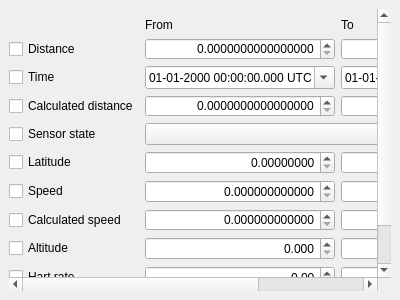
<?xml version="1.0" encoding="UTF-8"?>
<ui version="4.0">
 <class>DockWidget</class>
 <widget class="QDockWidget" name="DockWidget">
  <property name="geometry">
   <rect>
    <x>0</x>
    <y>0</y>
    <width>400</width>
    <height>300</height>
   </rect>
  </property>
  <property name="allowedAreas">
   <set>Qt::LeftDockWidgetArea|Qt::RightDockWidgetArea</set>
  </property>
  <property name="windowTitle">
   <string>Filter</string>
  </property>
  <widget class="QWidget" name="dockWidgetContents">
   <layout class="QVBoxLayout" name="verticalLayout">
    <item>
     <widget class="QScrollArea" name="scrollArea_5">
      <property name="frameShape">
       <enum>QFrame::NoFrame</enum>
      </property>
      <property name="frameShadow">
       <enum>QFrame::Plain</enum>
      </property>
      <property name="lineWidth">
       <number>0</number>
      </property>
      <property name="widgetResizable">
       <bool>true</bool>
      </property>
      <widget class="QWidget" name="scrollAreaWidgetContents_5">
       <property name="geometry">
        <rect>
         <x>0</x>
         <y>0</y>
         <width>485</width>
         <height>320</height>
        </rect>
       </property>
       <layout class="QGridLayout" name="gridLayout">
        <property name="leftMargin">
         <number>0</number>
        </property>
        <property name="rightMargin">
         <number>9</number>
        </property>
        <item row="1" column="1">
         <widget class="QDoubleSpinBox" name="doubleSpinBox_31">
          <property name="minimumSize">
           <size>
            <width>0</width>
            <height>22</height>
           </size>
          </property>
          <property name="maximumSize">
           <size>
            <width>16777215</width>
            <height>22</height>
           </size>
          </property>
          <property name="sizeIncrement">
           <size>
            <width>50</width>
            <height>0</height>
           </size>
          </property>
          <property name="alignment">
           <set>Qt::AlignRight|Qt::AlignTrailing|Qt::AlignVCenter</set>
          </property>
          <property name="specialValueText">
           <string/>
          </property>
          <property name="decimals">
           <number>16</number>
          </property>
          <property name="maximum">
           <double>999999.000000000000000</double>
          </property>
          <property name="stepType">
           <enum>QAbstractSpinBox::AdaptiveDecimalStepType</enum>
          </property>
         </widget>
        </item>
        <item row="2" column="0">
         <widget class="QCheckBox" name="checkBox_2">
          <property name="text">
           <string>Time</string>
          </property>
          <property name="checked">
           <bool>false</bool>
          </property>
         </widget>
        </item>
        <item row="0" column="1">
         <widget class="QLabel" name="label_169">
          <property name="text">
           <string>From</string>
          </property>
         </widget>
        </item>
        <item row="7" column="1">
         <widget class="QDoubleSpinBox" name="doubleSpinBox_25">
          <property name="minimumSize">
           <size>
            <width>0</width>
            <height>22</height>
           </size>
          </property>
          <property name="maximumSize">
           <size>
            <width>16777215</width>
            <height>22</height>
           </size>
          </property>
          <property name="sizeIncrement">
           <size>
            <width>50</width>
            <height>0</height>
           </size>
          </property>
          <property name="alignment">
           <set>Qt::AlignRight|Qt::AlignTrailing|Qt::AlignVCenter</set>
          </property>
          <property name="specialValueText">
           <string/>
          </property>
          <property name="decimals">
           <number>12</number>
          </property>
          <property name="maximum">
           <double>999999.000000000000000</double>
          </property>
          <property name="stepType">
           <enum>QAbstractSpinBox::AdaptiveDecimalStepType</enum>
          </property>
         </widget>
        </item>
        <item row="10" column="2">
         <widget class="QDoubleSpinBox" name="doubleSpinBox_16">
          <property name="minimumSize">
           <size>
            <width>0</width>
            <height>22</height>
           </size>
          </property>
          <property name="maximumSize">
           <size>
            <width>16777215</width>
            <height>22</height>
           </size>
          </property>
          <property name="sizeIncrement">
           <size>
            <width>50</width>
            <height>0</height>
           </size>
          </property>
          <property name="alignment">
           <set>Qt::AlignRight|Qt::AlignTrailing|Qt::AlignVCenter</set>
          </property>
          <property name="specialValueText">
           <string/>
          </property>
          <property name="decimals">
           <number>8</number>
          </property>
          <property name="maximum">
           <double>999999.000000000000000</double>
          </property>
          <property name="stepType">
           <enum>QAbstractSpinBox::AdaptiveDecimalStepType</enum>
          </property>
         </widget>
        </item>
        <item row="5" column="2">
         <widget class="QDoubleSpinBox" name="doubleSpinBox_22">
          <property name="sizeIncrement">
           <size>
            <width>50</width>
            <height>0</height>
           </size>
          </property>
          <property name="alignment">
           <set>Qt::AlignRight|Qt::AlignTrailing|Qt::AlignVCenter</set>
          </property>
          <property name="specialValueText">
           <string/>
          </property>
          <property name="decimals">
           <number>8</number>
          </property>
          <property name="maximum">
           <double>999999.000000000000000</double>
          </property>
          <property name="stepType">
           <enum>QAbstractSpinBox::AdaptiveDecimalStepType</enum>
          </property>
         </widget>
        </item>
        <item row="3" column="0">
         <widget class="QCheckBox" name="checkBox_3">
          <property name="text">
           <string>Calculated distance</string>
          </property>
          <property name="checked">
           <bool>false</bool>
          </property>
         </widget>
        </item>
        <item row="10" column="0">
         <widget class="QCheckBox" name="checkBox_10">
          <property name="text">
           <string>Longitude</string>
          </property>
          <property name="checked">
           <bool>false</bool>
          </property>
         </widget>
        </item>
        <item row="7" column="0">
         <widget class="QCheckBox" name="checkBox_7">
          <property name="text">
           <string>Calculated speed</string>
          </property>
          <property name="checked">
           <bool>false</bool>
          </property>
         </widget>
        </item>
        <item row="2" column="2">
         <widget class="QDateTimeEdit" name="dateTimeEdit_4">
          <property name="sizeIncrement">
           <size>
            <width>50</width>
            <height>0</height>
           </size>
          </property>
          <property name="specialValueText">
           <string/>
          </property>
          <property name="currentSection">
           <enum>QDateTimeEdit::DaySection</enum>
          </property>
          <property name="displayFormat">
           <string>dd-MM-yyyy HH:mm:ss.zzz t</string>
          </property>
          <property name="calendarPopup">
           <bool>true</bool>
          </property>
          <property name="timeSpec">
           <enum>Qt::UTC</enum>
          </property>
         </widget>
        </item>
        <item row="3" column="1">
         <widget class="QDoubleSpinBox" name="doubleSpinBox_27">
          <property name="minimumSize">
           <size>
            <width>0</width>
            <height>22</height>
           </size>
          </property>
          <property name="maximumSize">
           <size>
            <width>16777215</width>
            <height>22</height>
           </size>
          </property>
          <property name="sizeIncrement">
           <size>
            <width>50</width>
            <height>0</height>
           </size>
          </property>
          <property name="alignment">
           <set>Qt::AlignRight|Qt::AlignTrailing|Qt::AlignVCenter</set>
          </property>
          <property name="specialValueText">
           <string/>
          </property>
          <property name="decimals">
           <number>16</number>
          </property>
          <property name="maximum">
           <double>999999.000000000000000</double>
          </property>
          <property name="stepType">
           <enum>QAbstractSpinBox::AdaptiveDecimalStepType</enum>
          </property>
         </widget>
        </item>
        <item row="9" column="0">
         <widget class="QCheckBox" name="checkBox_9">
          <property name="text">
           <string>Hart rate</string>
          </property>
          <property name="checked">
           <bool>false</bool>
          </property>
         </widget>
        </item>
        <item row="3" column="2">
         <widget class="QDoubleSpinBox" name="doubleSpinBox_28">
          <property name="minimumSize">
           <size>
            <width>0</width>
            <height>22</height>
           </size>
          </property>
          <property name="maximumSize">
           <size>
            <width>16777215</width>
            <height>22</height>
           </size>
          </property>
          <property name="sizeIncrement">
           <size>
            <width>50</width>
            <height>0</height>
           </size>
          </property>
          <property name="alignment">
           <set>Qt::AlignRight|Qt::AlignTrailing|Qt::AlignVCenter</set>
          </property>
          <property name="specialValueText">
           <string/>
          </property>
          <property name="decimals">
           <number>16</number>
          </property>
          <property name="maximum">
           <double>999999.000000000000000</double>
          </property>
          <property name="stepType">
           <enum>QAbstractSpinBox::AdaptiveDecimalStepType</enum>
          </property>
         </widget>
        </item>
        <item row="8" column="2">
         <widget class="QDoubleSpinBox" name="doubleSpinBox_24">
          <property name="sizeIncrement">
           <size>
            <width>50</width>
            <height>0</height>
           </size>
          </property>
          <property name="alignment">
           <set>Qt::AlignRight|Qt::AlignTrailing|Qt::AlignVCenter</set>
          </property>
          <property name="specialValueText">
           <string/>
          </property>
          <property name="decimals">
           <number>3</number>
          </property>
          <property name="maximum">
           <double>999999.000000000000000</double>
          </property>
          <property name="stepType">
           <enum>QAbstractSpinBox::AdaptiveDecimalStepType</enum>
          </property>
         </widget>
        </item>
        <item row="6" column="1">
         <widget class="QDoubleSpinBox" name="doubleSpinBox_29">
          <property name="sizeIncrement">
           <size>
            <width>50</width>
            <height>0</height>
           </size>
          </property>
          <property name="alignment">
           <set>Qt::AlignRight|Qt::AlignTrailing|Qt::AlignVCenter</set>
          </property>
          <property name="specialValueText">
           <string/>
          </property>
          <property name="decimals">
           <number>12</number>
          </property>
          <property name="maximum">
           <double>999999.000000000000000</double>
          </property>
          <property name="stepType">
           <enum>QAbstractSpinBox::AdaptiveDecimalStepType</enum>
          </property>
         </widget>
        </item>
        <item row="8" column="0">
         <widget class="QCheckBox" name="checkBox_8">
          <property name="text">
           <string>Altitude</string>
          </property>
          <property name="checked">
           <bool>false</bool>
          </property>
         </widget>
        </item>
        <item row="4" column="0">
         <widget class="QCheckBox" name="checkBox_4">
          <property name="text">
           <string>Sensor state</string>
          </property>
          <property name="checked">
           <bool>false</bool>
          </property>
         </widget>
        </item>
        <item row="7" column="2">
         <widget class="QDoubleSpinBox" name="doubleSpinBox_26">
          <property name="minimumSize">
           <size>
            <width>0</width>
            <height>22</height>
           </size>
          </property>
          <property name="maximumSize">
           <size>
            <width>16777215</width>
            <height>22</height>
           </size>
          </property>
          <property name="sizeIncrement">
           <size>
            <width>50</width>
            <height>0</height>
           </size>
          </property>
          <property name="alignment">
           <set>Qt::AlignRight|Qt::AlignTrailing|Qt::AlignVCenter</set>
          </property>
          <property name="specialValueText">
           <string/>
          </property>
          <property name="decimals">
           <number>12</number>
          </property>
          <property name="maximum">
           <double>999999.000000000000000</double>
          </property>
          <property name="stepType">
           <enum>QAbstractSpinBox::AdaptiveDecimalStepType</enum>
          </property>
         </widget>
        </item>
        <item row="9" column="2">
         <widget class="QDoubleSpinBox" name="doubleSpinBox_18">
          <property name="sizeIncrement">
           <size>
            <width>50</width>
            <height>0</height>
           </size>
          </property>
          <property name="alignment">
           <set>Qt::AlignRight|Qt::AlignTrailing|Qt::AlignVCenter</set>
          </property>
          <property name="specialValueText">
           <string/>
          </property>
          <property name="maximum">
           <double>999999.000000000000000</double>
          </property>
          <property name="stepType">
           <enum>QAbstractSpinBox::AdaptiveDecimalStepType</enum>
          </property>
         </widget>
        </item>
        <item row="1" column="2">
         <widget class="QDoubleSpinBox" name="doubleSpinBox_32">
          <property name="minimumSize">
           <size>
            <width>0</width>
            <height>22</height>
           </size>
          </property>
          <property name="maximumSize">
           <size>
            <width>16777215</width>
            <height>22</height>
           </size>
          </property>
          <property name="sizeIncrement">
           <size>
            <width>50</width>
            <height>0</height>
           </size>
          </property>
          <property name="alignment">
           <set>Qt::AlignRight|Qt::AlignTrailing|Qt::AlignVCenter</set>
          </property>
          <property name="specialValueText">
           <string/>
          </property>
          <property name="decimals">
           <number>16</number>
          </property>
          <property name="maximum">
           <double>999999.000000000000000</double>
          </property>
          <property name="stepType">
           <enum>QAbstractSpinBox::AdaptiveDecimalStepType</enum>
          </property>
         </widget>
        </item>
        <item row="0" column="2">
         <widget class="QLabel" name="label_170">
          <property name="text">
           <string>To</string>
          </property>
         </widget>
        </item>
        <item row="6" column="0">
         <widget class="QCheckBox" name="checkBox_6">
          <property name="text">
           <string>Speed</string>
          </property>
          <property name="checked">
           <bool>false</bool>
          </property>
         </widget>
        </item>
        <item row="10" column="1">
         <widget class="QDoubleSpinBox" name="doubleSpinBox_15">
          <property name="minimumSize">
           <size>
            <width>0</width>
            <height>22</height>
           </size>
          </property>
          <property name="maximumSize">
           <size>
            <width>16777215</width>
            <height>22</height>
           </size>
          </property>
          <property name="sizeIncrement">
           <size>
            <width>50</width>
            <height>0</height>
           </size>
          </property>
          <property name="alignment">
           <set>Qt::AlignRight|Qt::AlignTrailing|Qt::AlignVCenter</set>
          </property>
          <property name="specialValueText">
           <string/>
          </property>
          <property name="decimals">
           <number>8</number>
          </property>
          <property name="maximum">
           <double>999999.000000000000000</double>
          </property>
          <property name="stepType">
           <enum>QAbstractSpinBox::AdaptiveDecimalStepType</enum>
          </property>
         </widget>
        </item>
        <item row="1" column="0">
         <widget class="QCheckBox" name="checkBox">
          <property name="text">
           <string>Distance</string>
          </property>
          <property name="checked">
           <bool>false</bool>
          </property>
         </widget>
        </item>
        <item row="6" column="2">
         <widget class="QDoubleSpinBox" name="doubleSpinBox_30">
          <property name="sizeIncrement">
           <size>
            <width>50</width>
            <height>0</height>
           </size>
          </property>
          <property name="alignment">
           <set>Qt::AlignRight|Qt::AlignTrailing|Qt::AlignVCenter</set>
          </property>
          <property name="specialValueText">
           <string/>
          </property>
          <property name="decimals">
           <number>12</number>
          </property>
          <property name="maximum">
           <double>999999.000000000000000</double>
          </property>
          <property name="stepType">
           <enum>QAbstractSpinBox::AdaptiveDecimalStepType</enum>
          </property>
         </widget>
        </item>
        <item row="9" column="1">
         <widget class="QDoubleSpinBox" name="doubleSpinBox_17">
          <property name="sizeIncrement">
           <size>
            <width>50</width>
            <height>0</height>
           </size>
          </property>
          <property name="alignment">
           <set>Qt::AlignRight|Qt::AlignTrailing|Qt::AlignVCenter</set>
          </property>
          <property name="specialValueText">
           <string/>
          </property>
          <property name="maximum">
           <double>999999.000000000000000</double>
          </property>
          <property name="stepType">
           <enum>QAbstractSpinBox::AdaptiveDecimalStepType</enum>
          </property>
         </widget>
        </item>
        <item row="5" column="0">
         <widget class="QCheckBox" name="checkBox_5">
          <property name="text">
           <string>Latitude</string>
          </property>
          <property name="checked">
           <bool>false</bool>
          </property>
         </widget>
        </item>
        <item row="5" column="1">
         <widget class="QDoubleSpinBox" name="doubleSpinBox_21">
          <property name="sizeIncrement">
           <size>
            <width>50</width>
            <height>0</height>
           </size>
          </property>
          <property name="alignment">
           <set>Qt::AlignRight|Qt::AlignTrailing|Qt::AlignVCenter</set>
          </property>
          <property name="specialValueText">
           <string/>
          </property>
          <property name="decimals">
           <number>8</number>
          </property>
          <property name="maximum">
           <double>999999.000000000000000</double>
          </property>
          <property name="stepType">
           <enum>QAbstractSpinBox::AdaptiveDecimalStepType</enum>
          </property>
         </widget>
        </item>
        <item row="2" column="1">
         <widget class="QDateTimeEdit" name="dateTimeEdit_3">
          <property name="sizeIncrement">
           <size>
            <width>50</width>
            <height>0</height>
           </size>
          </property>
          <property name="specialValueText">
           <string/>
          </property>
          <property name="displayFormat">
           <string>dd-MM-yyyy HH:mm:ss.zzz t</string>
          </property>
          <property name="calendarPopup">
           <bool>true</bool>
          </property>
          <property name="timeSpec">
           <enum>Qt::UTC</enum>
          </property>
         </widget>
        </item>
        <item row="8" column="1">
         <widget class="QDoubleSpinBox" name="doubleSpinBox_23">
          <property name="sizeIncrement">
           <size>
            <width>50</width>
            <height>0</height>
           </size>
          </property>
          <property name="alignment">
           <set>Qt::AlignRight|Qt::AlignTrailing|Qt::AlignVCenter</set>
          </property>
          <property name="specialValueText">
           <string/>
          </property>
          <property name="decimals">
           <number>3</number>
          </property>
          <property name="maximum">
           <double>999999.000000000000000</double>
          </property>
          <property name="stepType">
           <enum>QAbstractSpinBox::AdaptiveDecimalStepType</enum>
          </property>
         </widget>
        </item>
        <item row="11" column="1">
         <spacer name="verticalSpacer_4">
          <property name="orientation">
           <enum>Qt::Vertical</enum>
          </property>
          <property name="sizeHint" stdset="0">
           <size>
            <width>20</width>
            <height>40</height>
           </size>
          </property>
         </spacer>
        </item>
        <item row="4" column="1" colspan="2">
         <widget class="QComboBox" name="comboBox_2">
          <property name="sizeIncrement">
           <size>
            <width>50</width>
            <height>0</height>
           </size>
          </property>
          <property name="maxVisibleItems">
           <number>10</number>
          </property>
          <item>
           <property name="text">
            <string/>
           </property>
          </item>
          <item>
           <property name="text">
            <string>None</string>
           </property>
          </item>
          <item>
           <property name="text">
            <string>Absent</string>
           </property>
          </item>
          <item>
           <property name="text">
            <string>Present</string>
           </property>
          </item>
         </widget>
        </item>
       </layout>
      </widget>
     </widget>
    </item>
   </layout>
  </widget>
 </widget>
 <resources/>
 <connections/>
</ui>
